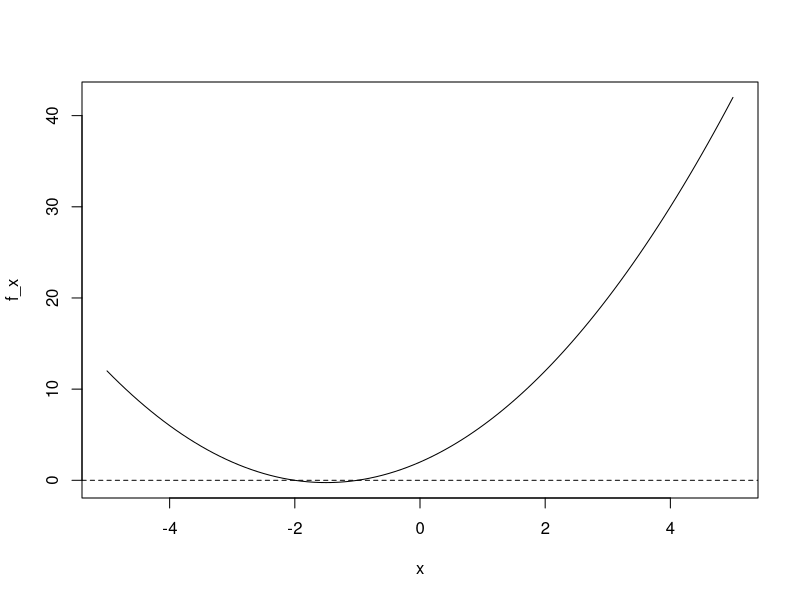

Source code (R):
## ---- chunk 1
#| echo: false

# variables to be edited by the user 
a <- 1
b <- 3 
c <- 2

# plot f(x) 
x <- seq(-5, 5, 0.1 )
f_x <- a*x^2 + b*x + c
plot (x, f_x, type = "l" )
abline(h = 0, lty = 2)

## ---- chunk 2
#| echo: false
# Solution 1
s1 <- suppressWarnings((-b + sqrt(b^2-4*a*c))/(2*a))

# Solution 2
s2 <- suppressWarnings((-b - sqrt(b^2-4*a*c))/(2*a))

if(s1 == s2) { 
  s2 = NaN
}
# print solutions 
if(is.nan(s1) & is.nan(s2)) { 
    paste("No Solutions")
  } else if (is.nan(s1) ) { 
    paste("One Solution: x = ", s2)
  } else if (is.nan(s2)) { 
    paste("One Solution: x = ", s1)
  } else { 
    paste("Two Solutions: x = ", s1, " and x = ", s2)
  }
